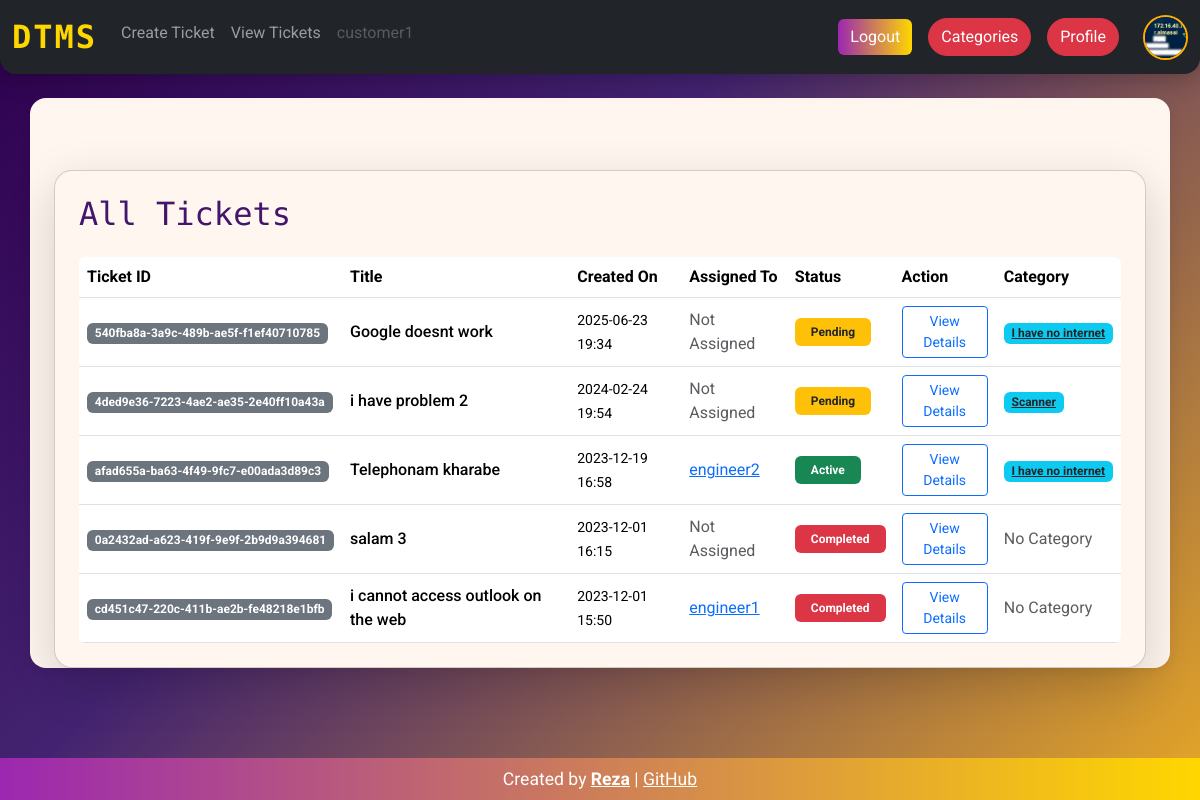
Page /ticket/all-tickets/ (signed in) on the earlier database version.
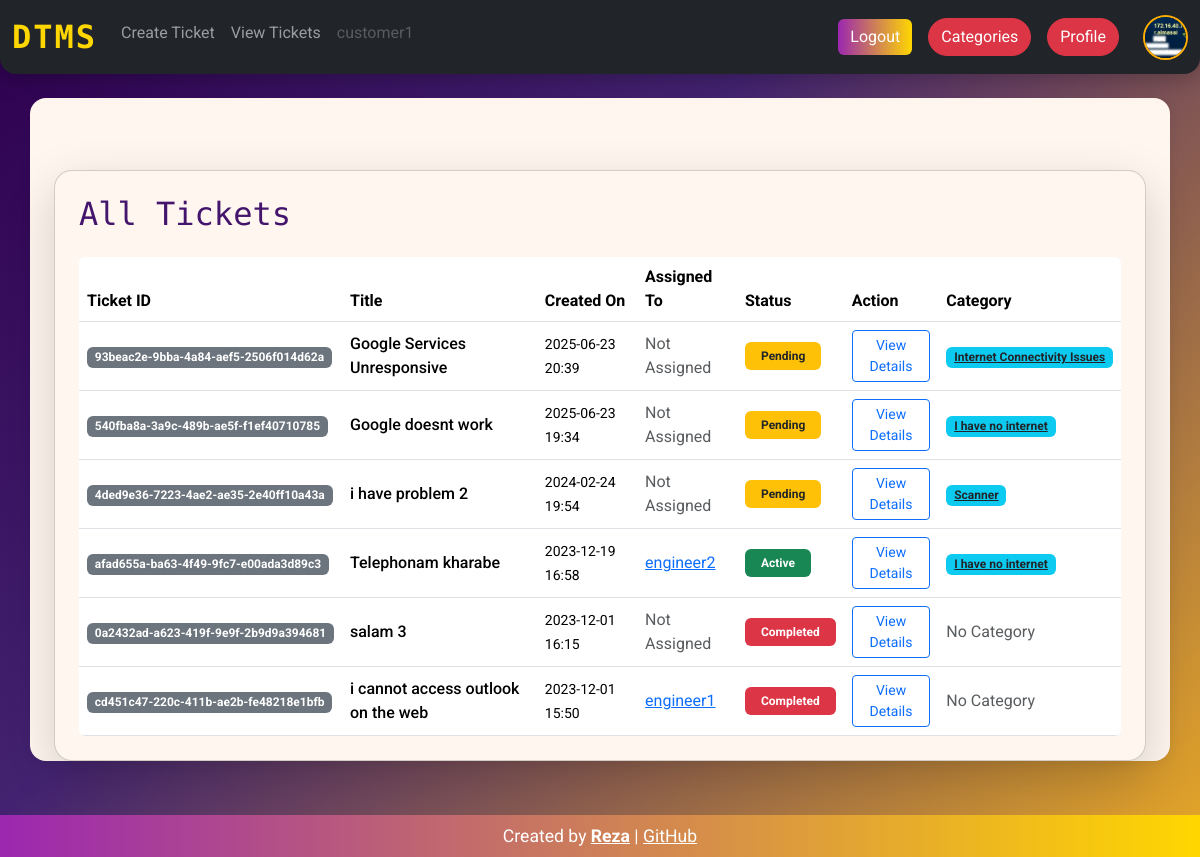
Same page on the later database version.
### ticket/models.py (models this page shows, shortened)
class Ticket(models.Model):
    status_choices = (
        ('Active' , 'Active'),
        ('Completed', 'Completed'),
        ('Pending' , 'Pending'),
    )
    mode_choices = (
        ('Incident' , 'Incident'),
        ('New Service', 'New Service'),
    )
    number = models.UUIDField(default=uuid.uuid4)
    title = models.CharField(max_length=100)
    description = models.TextField()
    created_by = models.ForeignKey(User, on_delete=models.CASCADE , related_name='created_by')
    date_created = models.DateTimeField(auto_now_add=True)
    assigned_to = models.ForeignKey(User, on_delete=models.SET_NULL, null=True , blank=True)
    is_resolved = models.BooleanField(default=False)
    accepted_date = models.DateTimeField(null=True, blank=True)
    closed_date = models.DateTimeField(null=True , blank=True)
    ticket_status = models.CharField(max_length=15 , choices=status_choices)
    solver = models.ForeignKey(User , related_name='solver',on_delete=models.SET_NULL, null=True , blank=True )
    site = models.ForeignKey(Site ,on_delete=models.SET_NULL, null=True , blank=True )
    category = models.ForeignKey(Category ,on_delete=models.SET_NULL, null=True , blank=True )
    solution = models.ForeignKey(Solution , on_delete=models.SET_NULL, null=True , blank=True)

### solutions/models.py (models this page shows, shortened)
class Category(models.Model):
    title = models.CharField(max_length=100, unique=True)
    description = models.TextField()
    date_created = models.DateTimeField(auto_now_add=True)
    slug = models.SlugField(max_length=255, unique=True , blank=True , null=True)
    parent = models.ForeignKey("self" , on_delete=models.CASCADE,  blank=True , null=True )
    class Meta :
        ordering = ('title',)
        verbose_name_plural = 'Categories'
    def __str__(self) :
        return self.title

### users/models.py (models this page shows)
class User(AbstractUser):
    mode_choices = (
        ('engineer' , 'engineer'),
        ('customer', 'customer'),
    )
    is_customer = models.BooleanField(default=False)
    is_engineer = models.BooleanField(default=False)
    site = models.ForeignKey(Site ,on_delete=models.DO_NOTHING, null=True , blank=True)
    ssites = models.ManyToManyField(Site, related_name='ssites')
    contact = models.CharField(max_length=200,null=True , blank=True)
    image = models.ImageField(upload_to='profilepics', blank=True , null=True)
    phone_regex = RegexValidator(regex=r'^(\+\d{1,3})?,?\s?\d{8,13}', message="Phone number must be entered in the format: '+999999999'. Up to 15 digits allowed.")
    phone = models.CharField(validators=[phone_regex], max_length=17, null = True ,blank=True, unique = True) # validators should be a list
    def __str__(self) :
        return self.username

### ticket/views.py (the view)
# urls.py: path('all-tickets/', views.all_tickets  , name='all-tickets' ),
def all_tickets(request):
    tickets = Ticket.objects.filter(created_by=request.user).order_by('-date_created')
    context = {'tickets':tickets}
    return render(request, 'ticket/all_tickets.html' , context)

### templates/ticket/all_tickets.html (shortened to what this page needs)
{% extends 'base.html' %}
{% load widget_tweaks %}
{% block content %}
<div class="container my-5">
    <div class="card shadow-lg mx-auto" style="max-width: 1100px; border-radius: 18px;">
        <div class="card-body p-4">
            <h2 class="card-title mb-4" style="color: #43156c; font-family: 'Fira Mono', monospace;">
                 All Tickets
            </h2>
            <div class="table-responsive rounded" style="background: linear-gradient(90deg,#fff7ef,#e0eafc 99%);">
                <table class="table align-middle table-hover mb-0">
                    <thead class="thead-dark">
                        <tr>
                            <th scope="col">Ticket ID</th>
                            <th scope="col">Title</th>
                            <th scope="col">Created On</th>
                            <th scope="col">Assigned To</th>
                            <th scope="col">Status</th>
                            <th scope="col">Action</th>
                            <th scope="col">Category</th>
                        </tr>
                    </thead>
                    <tbody>
                        {% for ticket in tickets %}
                        <tr>
                            <td><span class="badge bg-secondary">{{ ticket.number }}</span></td>
                            <td><span style="font-weight:500;">{{ ticket.title }}</span></td>
                            <td><small>{{ ticket.date_created|date:"Y-m-d H:i" }}</small></td>
                            {% if ticket.assigned_to %}
                                <td><a href="{% url 'home' ticket.assigned_to.username %}" class="text-decoration-underline text-primary">{{ ticket.assigned_to }}</a></td>
                            {% else %}
                                <td><span class="text-muted">Not Assigned</span></td>
                            {% endif %}
                            {% if ticket.ticket_status == 'Active' %}
                                <td><span class="badge bg-success px-3 py-2">Active</span></td>
                            {% elif ticket.ticket_status == 'Pending' %}
                                <td><span class="badge bg-warning text-dark px-3 py-2">Pending</span></td>
                            {% elif ticket.ticket_status == 'Completed' %}
                                <td><span class="badge bg-danger px-3 py-2">Completed</span></td>
                            {% else %}
                                <td><span class="badge bg-secondary px-3 py-2">Unknown</span></td>
                            {% endif %}
                            <td>
                                <a href="{% url 'ticket-details' ticket.number %}" class="btn btn-outline-primary btn-sm">
                                    View Details
                                </a>
                            </td>
                            {% if ticket.category %}
                                <td>
                                    <a href="{% url 'category' ticket.category.pk %}" class="badge bg-info text-dark">
                                        {{ ticket.category }}
                                    </a>
                                </td>
                            {% else %}
                                <td><span class="text-muted">No Category</span></td>
                            {% endif %}
                        </tr>
                        {% endfor %}
                    </tbody>
                </table>
            </div>
        </div>
    </div>
</div>
{% endblock content %}

Differences in the rows shown:
added Ticket: number "93beac2e-9bba-4a84-aef5-2506f014d62a", title "Google Services Unresponsive", date_created "2025-06-23 20:39", shows "Not Assigned", ticket_status "Pending", category "Internet Connectivity Issues"
